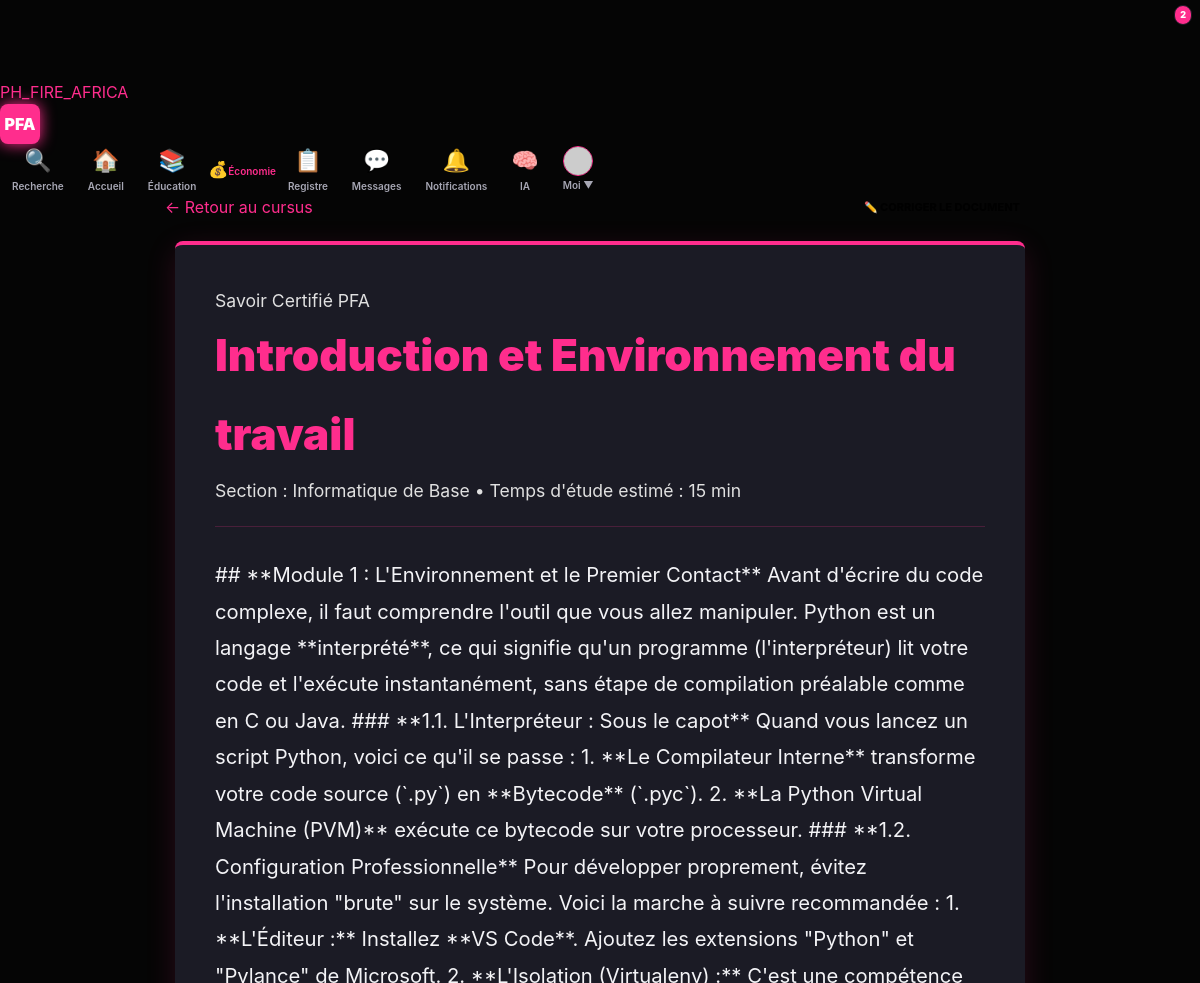
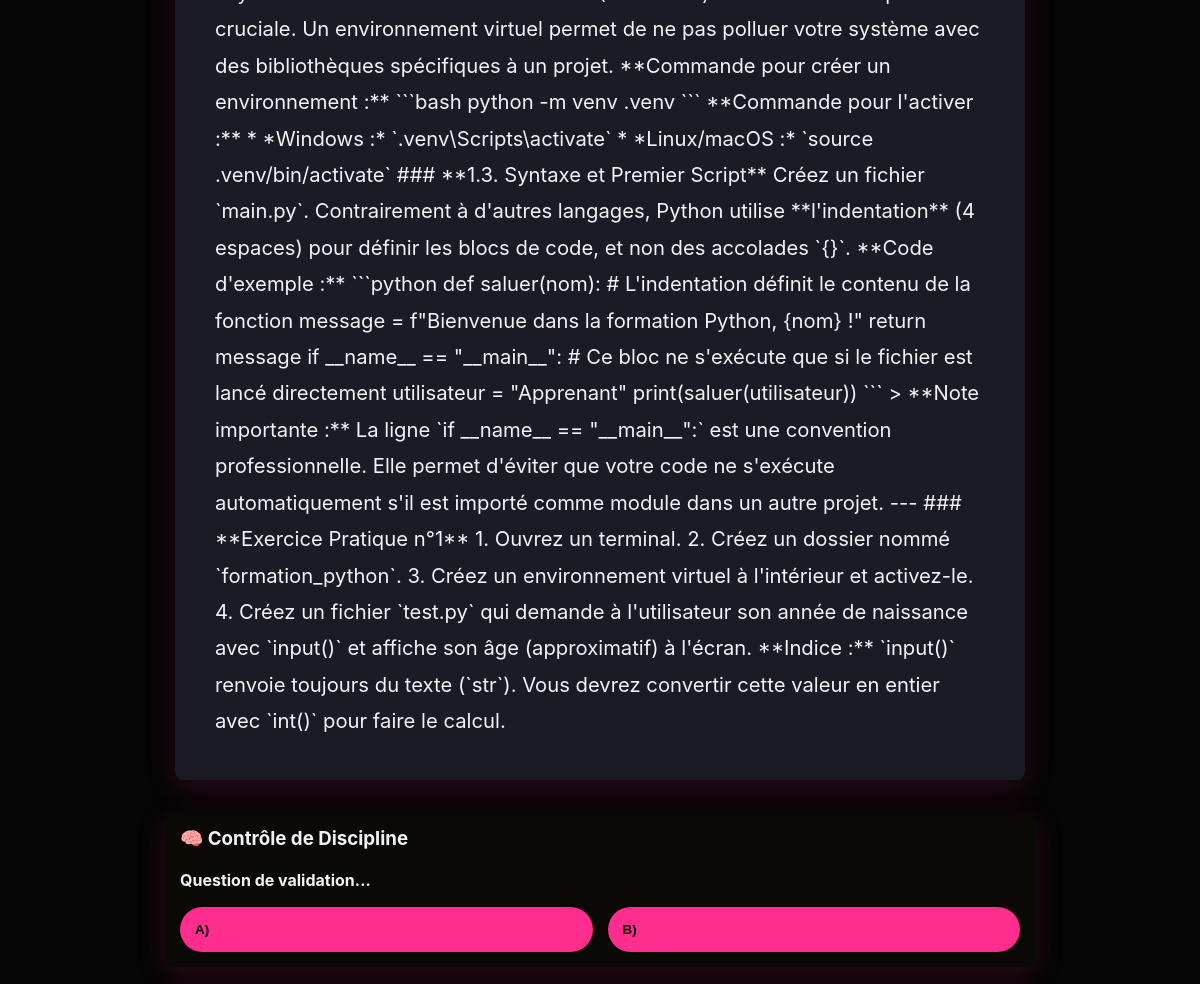
The app's page /academie/lecon/4 (signed in, upper part), older data (2 pictures, top to bottom).
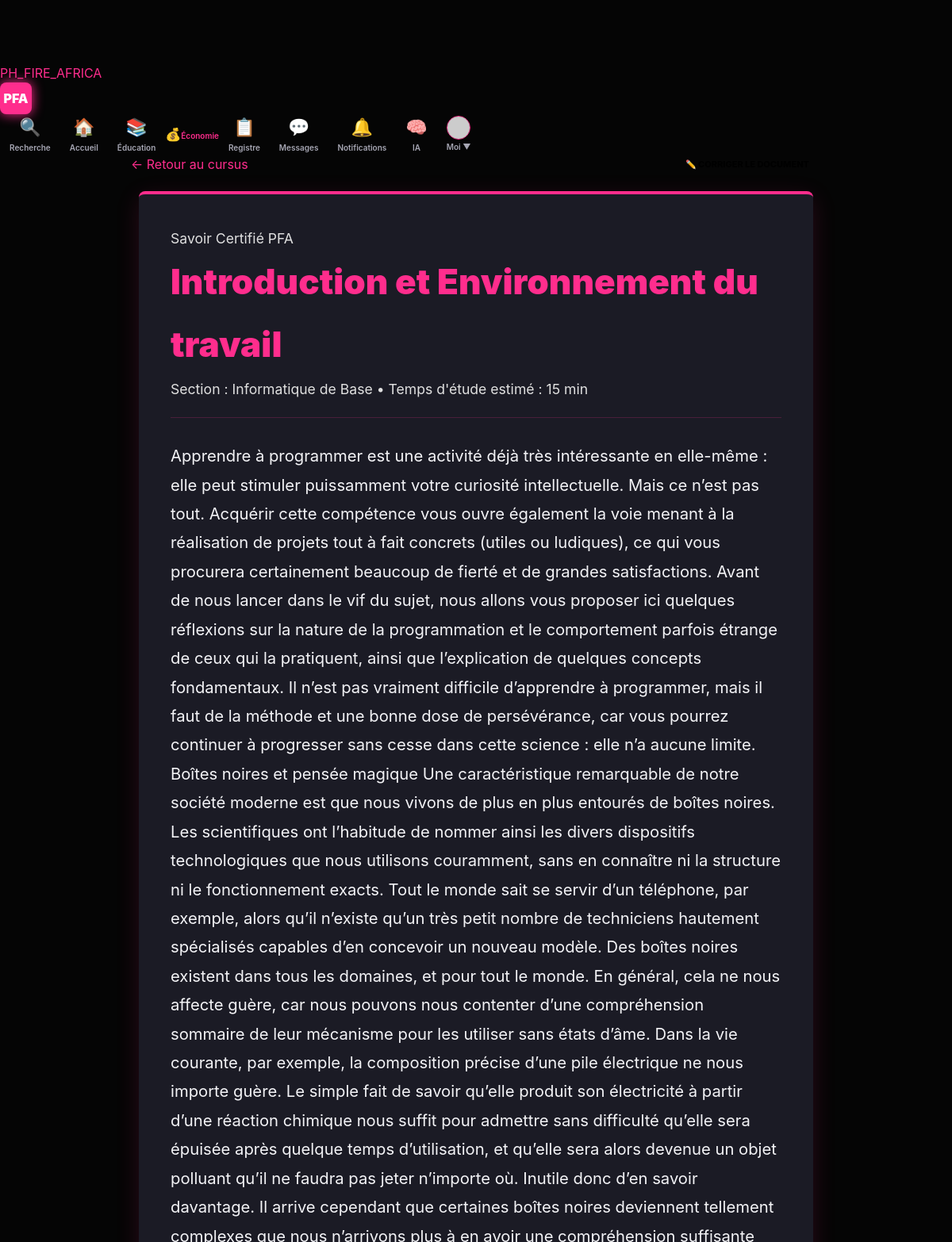
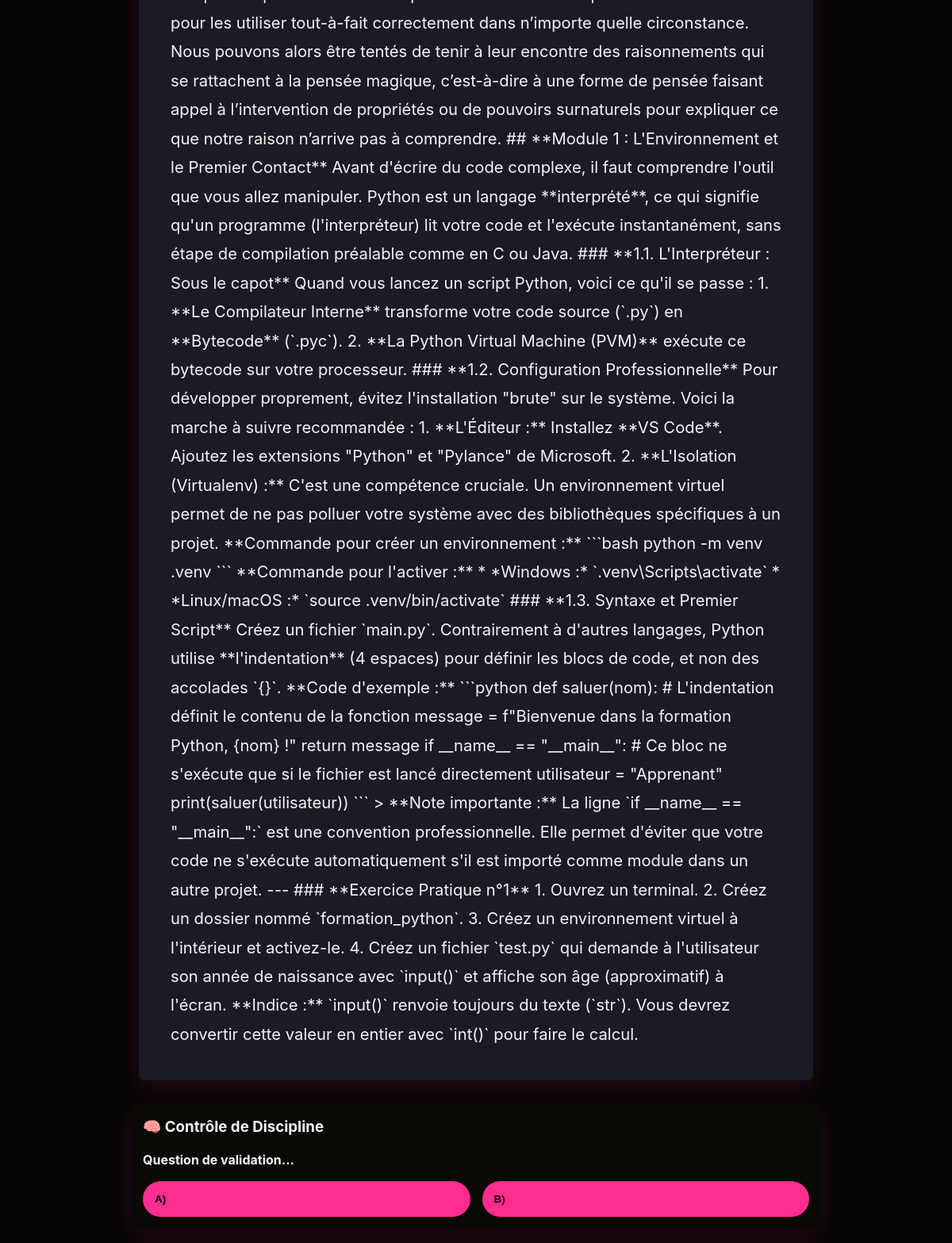
The same page, newer data (2 pictures, top to bottom).
### tables this page shows
CREATE TABLE lessons (id INTEGER PRIMARY KEY AUTOINCREMENT, module_id INT REFERENCES modules(id), contenu TEXT, exercice_obligatoire BOOLEAN, titre TEXT, image_filename TEXT, video_filename TEXT);

### app.py (the view)
    @app.get("/academie/lecon/<int:l_id>")
    @login_required
    def academie_lecon(l_id):
        lecon = db_one("""
            SELECT l.*, m.curriculum_id, c.titre as cursus_titre, d.nom as domaine_nom
            FROM lessons l
            JOIN modules m ON l.module_id = m.id
            JOIN curriculums c ON m.curriculum_id = c.id
            JOIN domains d ON c.domain_id = d.id
            WHERE l.id=?""", (l_id,))
        return render_template("academie/lecon_view.html", lecon=lecon)

### templates/academie/lecon_view.html (shortened to what this page needs)
{% extends "base.html" %}
{% block content %}
<div class="container" style="max-width: 900px; margin: 0 auto;">
    <div style="display: flex; justify-content: space-between; align-items: center; margin-bottom: 20px;">
        <a href="{{ url_for('academie_home') }}" class="muted small" style="text-decoration: none;">← Retour au cursus</a>
        {% if me.username == 'frere' %}
        <a href="{{ url_for('editeur_lecon', l_id=lecon.id) }}" class="btn" style="background: var(--warn); color: #000; font-size: 11px; padding: 5px 15px; font-weight: 800;">
            ✏️ CORRIGER LE DOCUMENT
        </a>
        {% endif %}
    </div>
    <article class="lesson-paper" style="background: var(--panel); padding: 40px; border-radius: 8px; box-shadow: var(--shadow); border-top: 4px solid var(--accent);">
        <header style="margin-bottom: 30px; border-bottom: 1px solid var(--border); padding-bottom: 20px;">
            <span class="badge" style="margin-bottom: 10px;">Savoir Certifié PFA</span>
            <h1 style="color: var(--accent); font-size: 2.5em; font-weight: 900; margin: 0;">{{ lecon.titre }}</h1>
            <p class="muted small">Section : Informatique de Base • Temps d'étude estimé : 15 min</p>
        </header>
        <div class="document-content" style="line-height: 1.8; font-size: 1.15em; color: #f3f3f6;">
            {{ lecon.contenu | safe }}
        </div>
    </article>
    <div class="card" style="margin-top: 30px; border: 1px solid var(--warn); background: rgba(255, 204, 0, 0.02);">
        <h3 style="color: var(--warn); display: flex; align-items: center; gap: 10px;">🧠 Contrôle de Discipline</h3>
        <p style="margin: 15px 0; font-weight: bold;">{{ lecon.quiz_question if lecon.quiz_question else "Question de validation..." }}</p>
        <div style="display: grid; grid-template-columns: 1fr 1fr; gap: 15px;">
            <button class="btn btn-ghost" onclick="verifierQuiz('A')" style="text-align: left; padding: 15px;">A) {{ lecon.opt_a }}</button>
            <button class="btn btn-ghost" onclick="verifierQuiz('B')" style="text-align: left; padding: 15px;">B) {{ lecon.opt_b }}</button>
        </div>
    </div>
</div>
{% endblock %}`

Row changes from the older to the newer data that the page shows:
changed lessons "Introduction et Environnement du travail": contenu "## **Module 1 : L'Environnement et le Premier Contact** Avant d'écrire du code complexe, il faut comprendre l'outil que vous allez manipuler. Python est un langage **interprété**, ce qui signifie qu'un programme (l'interpréteur) lit votre code et l'exécute instantanément, sans étape de compilation préalable comme en C ou Java. ### **1.1. L'Interpréteur : Sous le capot** Quand vous lancez un script Python, voici ce qu'il se passe : 1. **Le Compilateur Interne** transforme votre code source (`.py`) en **Bytecode** (`.pyc`). 2. **La Python Virtual Machine (PVM)** exécute ce bytecode sur votre processeur. ### **1.2. Configuration Professionnelle** Pour développer proprement, évitez…" → "Apprendre à programmer est une activité déjà très intéressante en elle-même : elle peut stimuler puissamment votre curiosité intellectuelle. Mais ce n’est pas tout. Acquérir cette compétence vous ouvre également la voie menant à la réalisation de projets tout à fait concrets (utiles ou ludiques), ce qui vous procurera certainement beaucoup de fierté et de grandes satisfactions. Avant de nous lancer dans le vif du sujet, nous allons vous proposer ici quelques réflexions sur la nature de la programmation et le comportement parfois étrange de ceux qui la pratiquent, ainsi que l’explication de quelques concepts fondamentaux. Il n’est pas vraiment difficile d’apprendre à programmer, mais il faut…"
Text that changed along with them:
{{ unread_messages }}: "2" → (not shown)
